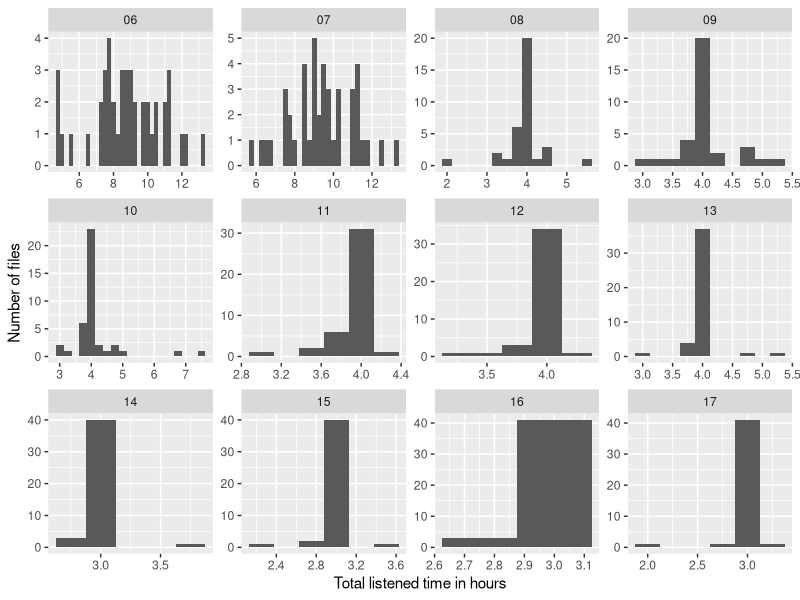

Reproduce this figure in R. (Note: this script raises an error after producing the figure.)
## ---- chunk 1
knitr::opts_chunk$set(echo = TRUE)
#knitr::opts_knit$set(root.dir = normalizePath(".."))
#eb: i commented out the above so paths will work as they should; under
# knit you always want the knit directory to be the *project* directory
library(tidyverse)
library(kableExtra)


## ---- chunk 2

listened_time <- read_csv("../output/Total_Listen_Time_Summary.csv")
listened_time_with_months <- listened_time %>% 
  separate(filename, into = c("subj","month"), sep = "_", extra="drop",remove=F)
## ---- chunk 3
avgs <- listened_time_with_months %>% 
  group_by(month) %>% 
  summarise(avg_listen_time = round(mean(total_listen_time_hour), 2), 
            max = max(total_listen_time_hour), 
            min = min(total_listen_time_hour)
            )
knitr::kable(
  avgs,
  caption = "Mean, maximum and minimum listened time per month in hours"
) %>%
  kable_styling(bootstrap_options = c("striped", "hover", "condensed"), full_width = T, fixed_thead = T)

## ---- chunk 4
knitr::kable(
  listened_time_with_months[1:5,] %>% select(filename, ends_with("hour")),
  caption = "A tibble of listened time csv file"
) %>%
    kable_styling(bootstrap_options = c("striped", "hover", "condensed"), full_width = F, position = 'left')
## ---- chunk 5
ggplot(data = listened_time_with_months) + geom_histogram(mapping = aes(x = total_listen_time_hour),binwidth=.25) + facet_wrap(~ month, scales = "free") +
  labs(x = "Total listened time in hours", y = "Number of files")
## ---- chunk 6
headers <- c(
  "filename", 
  "month", 
  "silence_time_hour", 
  "skip_time_hour", 
  "skip_silence_overlap_hour", 
  "end_time_hour", 
  "total_listen_time_hour"
  )
sixseven_summary <- 
  listened_time_with_months %>%
  select(headers) %>%
  filter(month %in% c("06","07") & (total_listen_time_hour>12 | total_listen_time_hour<8)) %>%
  mutate(calculation_of_listen_time_hour = sprintf("= %s - (%s + %s - %s)", end_time_hour, skip_time_hour, silence_time_hour, skip_silence_overlap_hour))

knitr::kable(sixseven_summary) %>%
  kable_styling(bootstrap_options = c("striped", "hover", "condensed", "bordered"), full_width = F, fixed_thead = T)
## ---- chunk 7
alternative <- listened_time_with_months %>%
  filter(month %in% c("06", "07")) %>%
  select(headers) %>%
  mutate(case1 = end_time_hour - (silence_time_hour - skip_silence_overlap_hour), case2 = end_time_hour - silence_time_hour) %>%
  filter(case1 > 12 | case1 < 8 | case2 > 12 | case2 < 8)

knitr::kable(alternative) %>%
  kable_styling(bootstrap_options = c("striped", "hover", "condensed", "bordered"), full_width = F, fixed_thead = T)
## ---- chunk 8
eight2thirteen <- 
  listened_time_with_months %>% 
  filter(month %in% c("08","09","10","11","12","13") & (total_listen_time_hour>4.25 | total_listen_time_hour<3.75 | num_raw_subregion<5)) %>%
  select(filename, month, ends_with("hour"),  -skip_silence_overlap_hour, contains("raw"))
## ---- chunk 9
knitr::kable(eight2thirteen, table.attr='class="bigTable"') %>%
    kable_styling(bootstrap_options = c("striped", "hover", "condensed", "bordered"), full_width = F, fixed_thead = T, position="left")
## ---- chunk 10
fourteen2seventeen <-
  listened_time_with_months %>% 
  filter(month %in% c("14","15","16","17") & (total_listen_time_hour>3.25 | total_listen_time_hour<2.75)) %>%
  select(filename, month, ends_with("hour"),  -skip_silence_overlap_hour, contains("raw"))

knitr::kable(fourteen2seventeen) %>%
      kable_styling(bootstrap_options = c("striped", "hover", "condensed", "bordered"), full_width = F, fixed_thead = T, position="left")
## ---- chunk 11
#eb: note: you want ALL five positions and ranks in the spreadsheet but i'm 
# just showing you how i'd do it for the version of the data that's there now
#that's why p5 and r5 are all NA--they wont' be with the right data form
mini_listened_time_data <- listened_time_with_months %>% 
  dplyr::select(filename, subj, month, subregions, positions, ranks, counts, removals)

ranks_fixed <- mini_listened_time_data %>% 
  separate(ranks,  into= c("r1","r2","r3","r4","r5"), sep = "', '", remove = F) %>% 
  #mutate( r1 = str_remove_all(r1, c(literal("['") | literal("[]") | literal(",]""))))
  mutate( r1 = str_extract(r1, "\\d"),
          r2 = str_extract(r2, "\\d"),
          r3 = str_extract(r3, "\\d"),
          r4 = str_extract(r4, "\\d"),
          r5 = str_extract(r5, "\\d")) 

ranks_long <- ranks_fixed %>%  
  dplyr::select(filename, subj, month, r1:r5) %>% 
  pivot_longer(cols = r1:r5, names_to = "slot", values_to = "rank") %>% 
  mutate(slot = str_extract(slot, "\\d"))

positions_fixed <- mini_listened_time_data %>% 
  separate(positions,  into= c("p1","p2","p3","p4","p5"), sep = "', '", remove = F) %>%
  mutate( p1 = str_extract(p1, "\\d"),
          p2 = str_extract(p2, "\\d"),
          p3 = str_extract(p3, "\\d"),
          p4 = str_extract(p4, "\\d"),
          p5 = str_extract(p5, "\\d")) 

positions_long <- positions_fixed %>% 
  dplyr::select(filename, subj, month, p1:p5) %>% 
  pivot_longer(cols = p1:p5, names_to = "slot", values_to = "position") %>% 
  mutate(slot = str_extract(slot, "\\d"))

counts_fixed <- mini_listened_time_data %>%
  separate(counts, into= c("c1","c2","c3","c4","c5"), sep = ",", remove = F) %>%
  mutate( c1 = str_extract(c1, "\\d+"),
          c2 = str_extract(c2, "\\d+"),
          c3 = str_extract(c3, "\\d+"),
          c4 = str_extract(c4, "\\d+"),
          c5 = str_extract(c5, '\\d+')
    )

counts_long <- counts_fixed %>%
  select(filename, subj, month, c1:c5) %>%
  pivot_longer(cols = c1:c5, names_to = 'slot', values_to = 'counts') %>%
  mutate(slot = str_extract(slot, '\\d'))

removals_fixed <- mini_listened_time_data %>%
  separate(removals, into= c('re1', 're2', 're3', 're4', 're5'), sep = "', '", remove = FALSE) %>%
  mutate(
    re1 = str_extract(re1, "[A-Za-z\\s]+"),
    re2 = str_extract(re2, "[A-Za-z\\s]+"),
    re3 = str_extract(re3, "[A-Za-z\\s]+"),
    re4 = str_extract(re4, "[A-Za-z\\s]+"),
    re5 = str_extract(re5, "[A-Za-z\\s]+")
  )

removals_long <- removals_fixed %>%
  select(filename, subj, month, re1:re5) %>%
  pivot_longer(cols = re1:re5, names_to = 'slot', values_to = 'removals') %>%
  mutate(slot = str_extract(slot, '\\d'))
  

  
voila <- positions_long %>%
  left_join(ranks_long) %>%
  left_join(counts_long) %>%
  left_join(removals_long)
#eb: double check that this does the right thing by looking at wide & long versions manually


# mini_listened_time_data %>% dplyr::select(filename, ranks, positions)
#eb: as long as this does the right thing when you add the 5th SR, should be good!
## ---- chunk 12
final <- 
  voila %>%
  filter(!(month %in% c('06', '07'))) %>%
  arrange(filename, position) %>%
  select(-slot)

t1 <- final %>%
  semi_join(eight2thirteen, by="filename")
t2 <- final %>%
  semi_join(fourteen2seventeen, by="filename")

knitr::kable(t1, caption = 'Subregion summary for months 8 to 13') %>%
      kable_styling(bootstrap_options = c("striped", "hover", "condensed", "bordered"), full_width = F, fixed_thead = T, position="left")

knitr::kable(t2, caption = 'Subregion summary for months 14 to 17') %>%
      kable_styling(bootstrap_options = c("striped", "hover", "condensed", "bordered"), full_width = F, fixed_thead = T, position="left")
